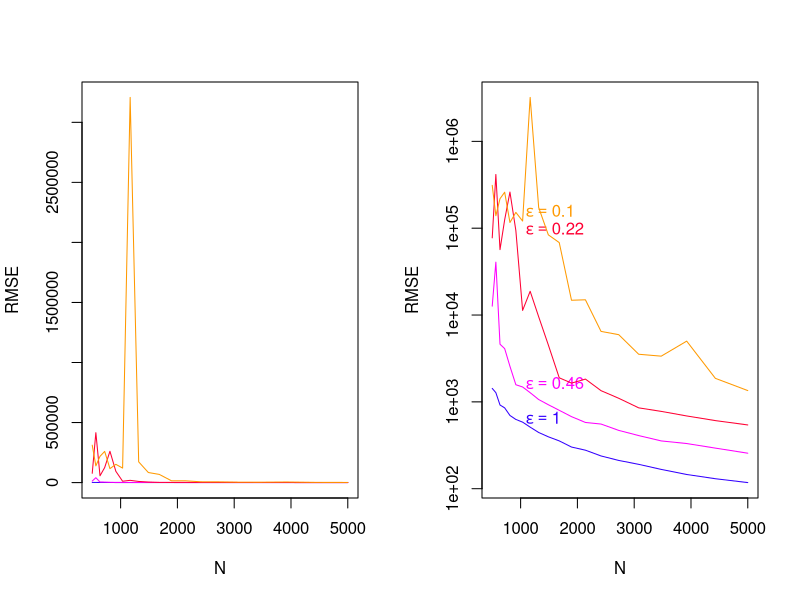

Recreate this plot in R. (Note: this script raises an error after producing the figure.)
##
##  laplaceMechanism.r
##
##  demonstrate Laplace mechanism on release of means and regression slopes
##
##  jH 2019.2.22
##

rm(list=ls())		# Remove any objects in memory
par(mfrow=c(1,1))   # Rebuild fresh plot window, if previously divided

#### Parameters ####

# Random draw from Laplace distribution
#
# mu numeric, center of the distribution
# b numeric, spread
# size integer, number of draws
# 
# return Random draws from Laplace distribution
# example:
# 
# rlap(size=1000)

rlap = function(mu=0, b=1, size=1) {
    p <- runif(size) - 0.5
    draws <- mu - b * sgn(p) * log(1 - 2 * abs(p))
    return(draws)
}


# Probability density for Laplace distribution
#
# x numeric, value
# mu numeric, center of the distribution
# b numeric, spread
# 
# return Density for elements of x
# example:
# 
# x <- seq(-3, 3, length.out=61)
# dlap(x)

dlap <- function(x, mu=0, b=1) {
    dens <- 0.5 * b * exp(-1 * abs(x - mu) / b)
    return(dens)
}


# Laplace Cumulative Distribution Function
# 
# Determines the probability a draw from a LaPlace distribution is less than 
#    or equal to the specified value.
#
# x Numeric, the value(s) at which the user wants to know the CDF height.
# mu Numeric, the center of the LaPlace distribution, defaults to 0.
# b Numeric, the spread of the LaPlace distribution, defaults to 1.
# 
# return Probability the LaPlace draw is less than or equal to \code{x}.
# example:
# 
# x <- 0
# plap(x)

plap <- function(x, mu=0, b=1) {
    cdf <- 0.5 + 0.5 * sgn(x - mu) * (1 - exp(-1 * (abs(x - mu) / b)))
    return(cdf)
}


# Quantile function for Laplace distribution
#
# p Numeric, vector of probabilities
# mu numeric, center of the distribution
# b numeric, spread
# return Quantile function
# example:
#
# probs <- c(0.05, 0.50, 0.95)
# qlap(probs)

qlap <- function(p, mu=0, b=1) {
    q <- ifelse(p < 0.5, mu + b * log(2 * p), mu - b * log(2 - 2 * p))
    return(q)
}

# Sign function
# 
# Function to determine what the sign of the passed values should be.
#
# x numeric, value or vector or values
# return The sign of passed values
# example:
#
# sgn(rnorm(10))


sgn <- function(x) {
    return(ifelse(x < 0, -1, 1))
}


library("foreign")
PUMSdata <- read.csv(file="../../data/FultonPUMS5full.csv")   

data <- PUMSdata$educ    		# variable for means

data.x <- PUMSdata$educ			# x-variable for regression
data.y <- PUMSdata$income		# y-variable for regression

populationTrue <- mean(data)



## Bound/Censor/Clip a variable to a range
clip <- function(x, lower, upper){
	x.clipped <- x
	x.clipped[x.clipped<lower] <- lower
	x.clipped[x.clipped>upper] <- upper
	return(x.clipped)	
}

## Sample with replacement from a vector
bootstrap <- function(x, y=NULL, n){
	index <- sample(x=1:length(x), size=n, replace=TRUE) 

	if(is.null(y)){
		return(x[index])
	}else{
		return(list(x=x[index], y=y[index]))
	}
}

## Differentially private mean release
meanRelease <- function(x, lower, upper, epsilon){

	n <- length(x)
	sensitivity <- (upper - lower)/n
	scale <- sensitivity / epsilon

	#lower <- min(x) # No, don't do this
	#upper <- max(x) # No, don't do this

	x.clipped <- clip(x, lower, upper)
	sensitiveValue <- mean(x.clipped)
	DPrelease <- sensitiveValue + rlap(mu=0, b=scale, size=1)

	return(list(release=DPrelease, true=sensitiveValue))
}

## Differentially private regression slope release
regressionRelease <- function(y, x, ylower, yupper, xlower, xupper, epsilon){
	x <- clip(x, xlower, xupper)
	y <- clip(y, ylower, yupper)

	n <- length(x)
	sens.Sxy <- ((xupper-xlower)*(yupper-ylower))   # Remove this
	sens.Sxx  <- ((xupper-xlower)^2)               # Remove this

	scale.Sxy <- sens.Sxy / (epsilon/2)
	scale.Sxx <- sens.Sxx / (epsilon/2)

	sensitiveValue <- sum((x - mean(x))*(y - mean(y))) / sum((x - mean(x))^2) 

	release.Sxy <- sum((x - mean(x))*(y - mean(y)))  + rlap(mu=0, b=scale.Sxy, size=1)  # Remove this
	release.Sxx <- sum((x - mean(x))^2)              + rlap(mu=0, b=scale.Sxx, size=1)  # Remove this

	postprocess.beta <- release.Sxy/release.Sxx
	return(list(release=postprocess.beta, true=sensitiveValue))
}

n.sims <- 2000												# number of simulations to run

my.seq <- seq(from=log10(500), to=log10(5000), length=20)  	# make evenly spaced in logarithmic space
n.seq  <- round(10^my.seq)                                 	# round to integers

my.seq <- seq(from=log10(1), to=log10(0.1), length=4)     	# make evenly spaced in logarithmic space
ep.seq <- round(10^my.seq * 100) /100						# round to two decimal places

rawhistory <- matrix(NA, nrow=length(n.seq)*length(ep.seq)*n.sims, ncol=4)  # matrix to store results
agghistory <- matrix(NA, nrow=length(n.seq)*length(ep.seq), ncol=3)         # matrix to store results
rawcount <- 0												# counter															
aggcount <- 0                                               # counter

for(i in 1:length(n.seq)){
	for(j in 1:length(ep.seq)){
		error <- NULL
		aggcount <- aggcount + 1
		for(k in 1:n.sims){
			rawcount <- rawcount + 1

			## Mean release
			bootdata <- bootstrap(x=data, n=n.seq[i])
			DPmean <- meanRelease(x=bootdata, lower=1, upper=16, epsilon=ep.seq[j])
			release <- DPmean$release
			sampleTrue <- DPmean$true

			## Regression release
			bootdata <- bootstrap(x=data.x, y=data.y, n=n.seq[i])
			DPregression <- regressionRelease(x=bootdata$x, y=bootdata$y, xlower=1, xupper=16, ylower=0, yupper=100000, epsilon=ep.seq[j])
			release <- DPregression$release
			sampleTrue <- DPregression$true

			error <- c(error, sampleTrue - release)

			rawhistory[rawcount, 1] <- n.seq[i]
			rawhistory[rawcount, 2] <- ep.seq[j]
			rawhistory[rawcount, 3] <- release
			rawhistory[rawcount, 4] <- sampleTrue

		}
		agghistory[aggcount, 1] <- n.seq[i]
		agghistory[aggcount, 2] <- ep.seq[j]
		agghistory[aggcount, 3] <- sqrt( mean( (error)^2 ) )  # RMSE
	}
}



## Graphs for plotting results

par(mfcol=c(1,2))
color.palette<-rainbow(length(ep.seq), start=.7, end=.1)   # This creates a sequence of colors to use in subsequent plots, as in showchisq.r


for(j in 1:length(ep.seq)){
	flag <- agghistory[,2] == ep.seq[j]
	subhistory <- agghistory[flag,]

	allylim <- c(0, max(agghistory[,3]))

	if(j==1){
		plot(subhistory[,1],subhistory[,3], ylim=allylim, type="l", col=color.palette[j], xlab="N", ylab="RMSE")
	}else{
		lines(subhistory[,1],subhistory[,3], col=color.palette[j])
	}
}

for(j in 1:length(ep.seq)){
	flag <- agghistory[,2] == ep.seq[j]
	subhistory <- agghistory[flag,]

	allylim <- c(min(agghistory[,3]), max(agghistory[,3]))

	xloc <- round(length(n.seq)*0.3)

	if(j==1){
		plot(subhistory[,1],subhistory[,3], ylim=allylim, type="l", log = "y", col=color.palette[j], xlab="N", ylab="RMSE")
		text(x=subhistory[xloc,1], y=subhistory[xloc,3], label=  bquote(paste(epsilon == .(ep.seq[j]))), col=color.palette[j], pos=4)
	}else{
		lines(subhistory[,1],subhistory[,3], col=color.palette[j])
		text(x=subhistory[xloc,1], y=subhistory[xloc,3], label=  bquote(paste(epsilon == .(ep.seq[j]))), col=color.palette[j], pos=4) 
	}

}

## Overlay the standard error of the mean
#se <- sd(PUMSdata$educ)/sqrt(n.seq)
#lines(n.seq, se, col="red", lty=2, lwd=2)


dev.copy2pdf(file="./figs/laplaceReleases.pdf")

stop()

## Plot true regression result

par(mfcol=c(1,1))

semi.blue <- rgb(0,90,239,50,maxColorValue=255)          # Slightly transparent colors
semi.red  <- rgb(239,90,0,200,maxColorValue=255)

plot(data.x, data.y, col=semi.blue, xlab="private education", ylab="private income")
educ.seq <- 1:16
for(i in 1:length(educ.seq)){
	flag <- data.x==educ.seq[i]
	partial.mean <- mean(data.y[flag])
	points(x=educ.seq[i], y=partial.mean, col=semi.red, pch=18, cex=2.5)
}
output <- lm(income ~ educ, data=PUMSdata)
abline(a=coef(output)[1], b=coef(output)[2], lwd=2, col="red")
print(summary(output))

dev.copy2pdf(file="./figs/sensitiveRegression.pdf")





